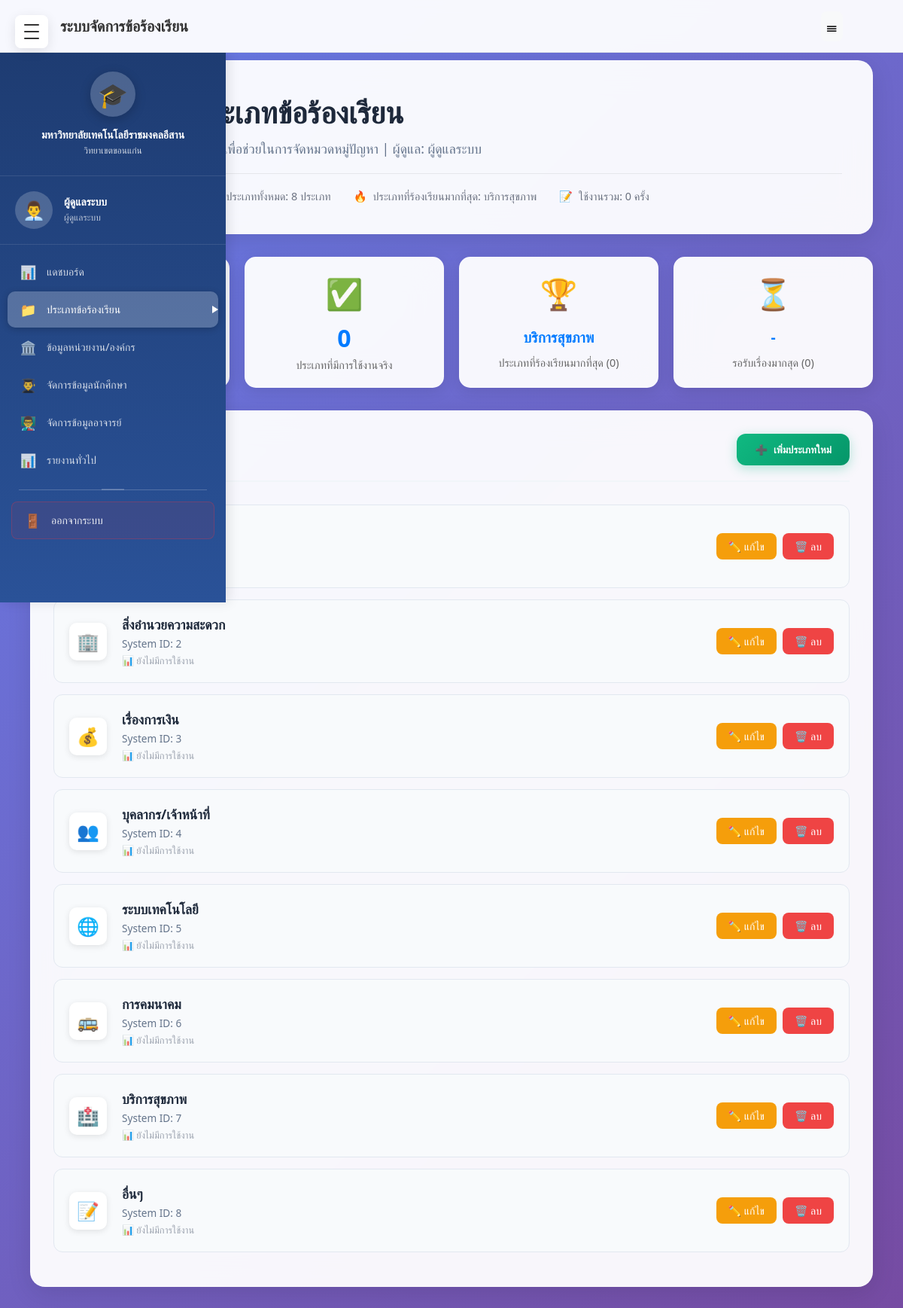
Screenshot of /staff/complaint-types.php (signed in) with the database file from the repository.
### tables this page shows
CREATE TABLE `teacher` (
  `Aj_id` int(2) NOT NULL AUTO_INCREMENT,
  `Aj_name` varchar(50) NOT NULL,
  `Aj_password` varchar(255) NOT NULL COMMENT 'ควรเก็บเป็น hash',
  `Aj_position` varchar(20) DEFAULT NULL,
  `Aj_tel` varchar(10) DEFAULT NULL,
  `Aj_email` varchar(100) DEFAULT NULL,
  `Aj_status` int(1) DEFAULT 1 COMMENT '1=ใช้งาน, 0=ระงับ',
  `Unit_id` int(4) DEFAULT NULL,
  `Aj_per` int(1) DEFAULT 1 COMMENT '1=อาจารย์, 2=ผู้ดำเนินการ, 3=ผู้ดูแลระบบ',
  `created_at` timestamp NOT NULL DEFAULT current_timestamp(),
  `updated_at` timestamp NOT NULL DEFAULT current_timestamp() ON UPDATE current_timestamp(),
  PRIMARY KEY (`Aj_id`),
  KEY `idx_teacher_status` (`Aj_status`),
  KEY `idx_teacher_unit` (`Unit_id`)
);

CREATE TABLE `type` (
  `Type_id` int(2) NOT NULL AUTO_INCREMENT,
  `Type_infor` varchar(100) NOT NULL COMMENT 'ชื่อประเภทข้อร้องเรียน',
  `Type_icon` varchar(50) DEFAULT NULL COMMENT 'ไอคอน emoji',
  `created_at` timestamp NOT NULL DEFAULT current_timestamp(),
  `updated_at` timestamp NOT NULL DEFAULT current_timestamp() ON UPDATE current_timestamp(),
  PRIMARY KEY (`Type_id`)
);

### staff/complaint-types.php (the view, shortened to what the rows shown need)
<?php
require_once '../config/database.php';
require_once '../includes/auth.php';
$db = getDB();
$isAdmin = ($_SESSION['permission'] ?? 0) == 3;
$canEditSystem = $isAdmin;
$complaintTypes = [];
try {
    $complaintTypes = $db->fetchAll("
        SELECT t.*,
            COUNT(r.Re_id) as usage_count,
            SUM(CASE WHEN r.Re_status = '0' THEN 1 ELSE 0 END) as pending_count,
            SUM(CASE WHEN r.Re_status = '1' THEN 1 ELSE 0 END) as processing_count,
            SUM(CASE WHEN r.Re_status IN ('2', '3') THEN 1 ELSE 0 END) as completed_count
        FROM type t
        LEFT JOIN request r ON t.Type_id = r.Type_id
        GROUP BY t.Type_id
        ORDER BY t.Type_id
    ");
} catch (Exception $e) {
    error_log("Error loading types: " . $e->getMessage());
}
?>
<!DOCTYPE html>
<html lang="th">
<head>
</head>
<body>
    <?php include '../includes/sidebar.php'; ?>
    <div class="container">
        <div class="header-card">
            <div class="header-content">
                <div class="header-text">
                    <h1>จัดการประเภทข้อร้องเรียน</h1>
                    <p>กำหนดหัวข้อประเภท เพื่อช่วยในการจัดหมวดหมู่ปัญหา | ผู้ดูแล: <?php echo htmlspecialchars($user['Aj_name']); ?></p>
                </div>
            </div>
        </div>
        <div class="management-card">
            <div id="typesList">
                <?php if (empty($complaintTypes)): ?>
                    <div class="empty-state">
                        <div class="empty-state-icon">📂</div>
                        <h3>ยังไม่มีประเภทข้อร้องเรียน</h3>
                        <p>เริ่มต้นโดยการเพิ่มประเภทข้อร้องเรียนใหม่ เพื่อให้นักศึกษาสามารถเลือกหัวข้อได้ถูกต้อง</p>
                    </div>
                <?php else: ?>
                    <?php foreach ($complaintTypes as $type): ?>
                        <?php
                        $usageCount = intval($type['usage_count'] ?? 0);
                        $pendingCount = intval($type['pending_count'] ?? 0);
                        $processingCount = intval($type['processing_count'] ?? 0);
                        $completedCount = intval($type['completed_count'] ?? 0);
                        ?>
                        <div class="type-item" data-id="<?php echo $type['Type_id']; ?>">
                            <div class="type-icon"><?php echo htmlspecialchars($type['Type_icon'] ?: '📋'); ?></div>
                            <div class="type-content">
                                <div class="type-name"><?php echo htmlspecialchars($type['Type_infor']); ?></div>
                                <div class="type-id">System ID: <?php echo $type['Type_id']; ?></div>
                                <div class="type-usage" style="font-size: 0.8rem; margin-top: 4px;">
                                    <?php if ($usageCount > 0): ?>
                                        <span style="color: #3b82f6;">📊 ทั้งหมด <?php echo number_format($usageCount); ?></span>
                                        <?php if ($pendingCount > 0): ?>
                                            <span style="color: #f59e0b; margin-left: 8px;">⏳ รอรับเรื่อง <?php echo number_format($pendingCount); ?></span>
                                        <?php endif; ?>
                                        <?php if ($processingCount > 0): ?>
                                            <span style="color: #8b5cf6; margin-left: 8px;">🔄 กำลังดำเนินการ <?php echo number_format($processingCount); ?></span>
                                        <?php endif; ?>
                                        <?php if ($completedCount > 0): ?>
                                            <span style="color: #10b981; margin-left: 8px;">✅ เสร็จสิ้น <?php echo number_format($completedCount); ?></span>
                                        <?php endif; ?>
                                    <?php else: ?>
                                        <span style="color: #9ca3af;">📊 ยังไม่มีการใช้งาน</span>
                                    <?php endif; ?>
                                </div>
                            </div>
                            <?php if ($canEditSystem): ?>
                                <div class="type-actions">
                                    <button class="btn btn-edit" onclick="openEditModal(<?php echo $type['Type_id']; ?>, '<?php echo addslashes($type['Type_infor']); ?>', '<?php echo addslashes($type['Type_icon'] ?: '📋'); ?>')">
                                        ✏️ แก้ไข
                                    </button>
                                    <button class="btn btn-delete" onclick="openDeleteModal(<?php echo $type['Type_id']; ?>, '<?php echo addslashes($type['Type_infor']); ?>', '<?php echo addslashes($type['Type_icon'] ?: '📋'); ?>', <?php echo $usageCount; ?>, <?php echo $pendingCount; ?>, <?php echo $processingCount; ?>, <?php echo $completedCount; ?>)">
                                        🗑️ ลบ
                                    </button>
                                </div>
                            <?php endif; ?>
                        </div>
                    <?php endforeach; ?>
                <?php endif; ?>
            </div>
        </div>
    </div>
</body>
</html>

### includes/sidebar.php (shortened to what the rows shown need)
<?php
$user = getCurrentUser();
$currentRole = $_SESSION['user_role'] ?? '';
?>
<div class="sidebar" id="sidebar">
    <?php if (isLoggedIn() && $user): ?>
        <div class="sidebar-user show">
            <div class="sidebar-user-info">
                <div class="sidebar-user-name">
                    <?php
                    if ($currentRole === 'teacher') {
                        echo htmlspecialchars($user['Aj_name'] ?? 'ไม่ระบุชื่อ');
                    } elseif ($currentRole === 'student') {
                        echo htmlspecialchars($user['Stu_name'] ?? 'ไม่ระบุชื่อ');
                    } else {
                        echo 'ผู้ใช้';
                    }
                    ?>
                </div>
                <div class="sidebar-user-role">
                    <?php
                    if ($currentRole === 'teacher') {
                        $perm = $_SESSION['permission'] ?? 1;
                        if ($perm == 3) echo 'ผู้ดูแลระบบ';
                        elseif ($perm == 2) echo 'ผู้ดำเนินการ';
                        else echo 'เจ้าหน้าที่';
                    } elseif ($currentRole === 'student') {
                        echo 'นักศึกษา';
                    } else {
                        echo 'ผู้ใช้';
                    }
                    ?>
                </div>
            </div>
        </div>
    <?php endif; ?>
</div>

### rows the page displays
teacher: Aj_name "ผู้ดูแลระบบ"
type: Type_icon "🏢", Type_infor "สิ่งอำนวยความสะดวก", Type_id "2", shows "📊 ยังไม่มีการใช้งาน"
type: Type_icon "💰", Type_infor "เรื่องการเงิน", Type_id "3", shows "📊 ยังไม่มีการใช้งาน"
type: Type_icon "👥", Type_infor "บุคลากร/เจ้าหน้าที่", Type_id "4", shows "📊 ยังไม่มีการใช้งาน"
type: Type_icon "🌐", Type_infor "ระบบเทคโนโลยี", Type_id "5", shows "📊 ยังไม่มีการใช้งาน"
type: Type_icon "🚌", Type_infor "การคมนาคม", Type_id "6", shows "📊 ยังไม่มีการใช้งาน"
type: Type_icon "🏥", Type_infor "บริการสุขภาพ", Type_id "7", shows "📊 ยังไม่มีการใช้งาน"
type: Type_icon "📝", Type_infor "อื่นๆ", Type_id "8", shows "📊 ยังไม่มีการใช้งาน"

### other values shown
$pageTitle "ระบบจัดการข้อร้องเรียน"
$item['icon'] "📊"
$item['text'] "แดชบอร์ด"
$item['icon'] "📁"
$item['text'] "ประเภทข้อร้องเรียน"
$item['icon'] "🏛️"
$item['text'] "ข้อมูลหน่วยงาน/องค์กร"
$item['icon'] "👨‍🎓"
$item['text'] "จัดการข้อมูลนักศึกษา"
$item['icon'] "👨‍🏫"
$item['text'] "จัดการข้อมูลอาจารย์"
$item['text'] "รายงานทั่วไป"
$item['icon'] "🚪"
$item['text'] "ออกจากระบบ"
$typeStats['total_types'] "8"
